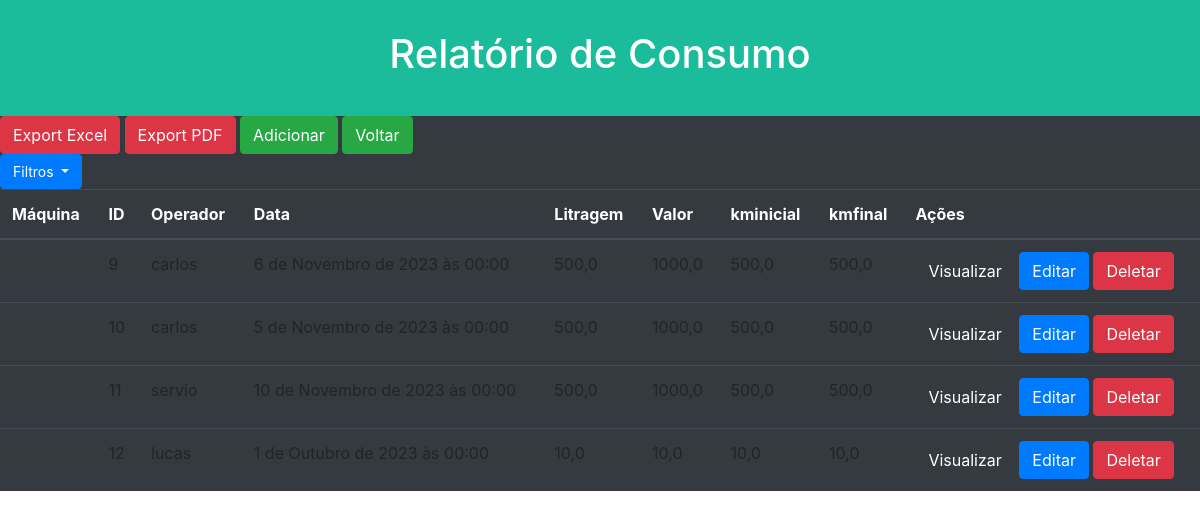
The page /consumo/ on the database its author committed.
### tasks/models.py (models this page shows)
class Consumos(models.Model):
    operador = models.CharField(max_length=40)
    data = models.DateTimeField(default=datetime.now, blank=True)
    litragem = models.FloatField()
    valor = models.FloatField()
    kminicial = models.FloatField()
    kmfinal = models.FloatField()

### tasks/views.py (the view)
# urls.py: path('consumo/',views.consumo, name='consumo'),
def consumo(request):
    filter_operador = request.GET.get("filter_operador")
    filter_data = request.GET.get("filter_data")
    filter_litragem = request.GET.get("filter_litragem")
    filter_valor = request.GET.get("filter_valor")
    filter_kminicial = request.GET.get("filter_kminicial")
    filter_kmfinal = request.GET.get("filter_kmfinal")
    data = {'db': Consumos.objects.all()}
    if filter_operador:
        data['db'] = data['db'].filter(operador=filter_operador)
    if filter_data:
        data['db'] = data['db'].filter(data=filter_data)
    if filter_litragem:
        data['db'] = data['db'].filter(litragem=filter_litragem)
    if filter_valor:
        data['db'] = data['db'].filter(valor=filter_valor)
    if filter_kminicial:
        data['db'] = data['db'].filter(valor=filter_kminicial)
    if filter_kmfinal:
        data['db'] = data['db'].filter(valor=filter_kmfinal)
    return render(request, 'tasks/consumo.html', data)

### tasks/templates/tasks/consumo.html (shortened to what this page needs)
{% extends 'tasks/base.html' %}
{% load static %}
{% block content %}
<head>
  <link rel="stylesheet" href="https://stackpath.bootstrapcdn.com/bootstrap/4.4.1/css/bootstrap.min.css"
>
</head>
<div class="header">
  <h1 class="header-title" margin-left="20px" >Relatório de Consumo</h1>
</div>
<div class="table table-dark table-hover">
  <div>
    <a class="btn btn-danger" href="{% url 'cvs1' %}?filter_operador={{ request.GET.filter_operador }}&filter_data={{ request.GET.filter_data }}&filter_litragem={{ request.GET.filter_litragem }}&filter_valor={{ request.GET.filter_valor }}&filter_kminicial={{ request.GET.filter_kminicial }}&filter_kmfinal={{ request.GET.filter_kmfinal }}">Export Excel</a>
    <a class="btn btn-danger" href="{% url 'pdf1' %}?filter_operador={{ request.GET.filter_operador }}&filter_data={{ request.GET.filter_data }}&filter_litragem={{ request.GET.filter_litragem }}&filter_valor={{ request.GET.filter_valor }}&filter_kminicial={{ request.GET.filter_kminicial }}&filter_kmfinal={{ request.GET.filter_kmfinal }}">Export PDF</a>
    <a href="/form2" class="btn btn-success">Adicionar</a>
    <a href="/" class="btn btn-success">Voltar</a>
  </div>
  <form method="get" action="{% url 'consumo' %}">
  <div class="dropdown" style="width: 150px;">
    <button class="btn btn-primary dropdown-toggle" type="button" data-toggle="dropdown" style="font-size: 14px;">
      Filtros
    </button>
  </form>
  </div>
      <table class="table">
        <thead class="thead-dark">
          <tr>
            <th scope="col">Máquina</th>
            <th scope="col">ID</th>
            <th scope="col">Operador</th>
            <th scope="col">Data</th>
            <th scope="col">Litragem</th>
            <th scope="col">Valor</th>
            <th scope="col">kminicial</th>
            <th scope="col">kmfinal</th>
            <th scope="col">Ações</th>
          </tr>
        </thead>
        <tbody>
          {% for dbs in db%}
          <tr>
            <td>{{ dbs.maquina.modelo }}</td>
            <td>{{dbs.id}}</td>
            <td>{{dbs.operador}}</td>
            <td>{{dbs.data}}</td>
            <td>{{dbs.litragem}}</td>
            <td>{{dbs.valor}}</td>
            <td>{{dbs.kminicial}}</td>
            <td>{{dbs.kmfinal}}</td>
            <td>
              <a href="/view2/{{dbs.id}}/" class="btn btn-dark">Visualizar</a>
              <a href="/edit2/{{dbs.id}}/" class="btn btn-primary">Editar</a>
              <a href="/delete2/{{dbs.id}}/" class="btn btn-danger btnDel">Deletar</a>
            </td>
          </tr>
          {% endfor %}
        </tbody>
      </table>
</body>
{% endblock %}

### tasks/static/css/styles.css (style rules this page uses)
.header { padding: 30px; text-align: center; background: #1abc9c; color: rgb(255, 255, 255); font-size: 20px; }

### rows shown on the page
Consumos: id "9", operador "carlos", data "6 de Novembro de 2023 às 00:00", litragem "500,0", valor "1000,0", kminicial "500,0", kmfinal "500,0"
Consumos: id "10", operador "carlos", data "5 de Novembro de 2023 às 00:00", litragem "500,0", valor "1000,0", kminicial "500,0", kmfinal "500,0"
Consumos: id "11", operador "servio", data "10 de Novembro de 2023 às 00:00", litragem "500,0", valor "1000,0", kminicial "500,0", kmfinal "500,0"
Consumos: id "12", operador "lucas", data "1 de Outubro de 2023 às 00:00", litragem "10,0", valor "10,0", kminicial "10,0", kmfinal "10,0"
